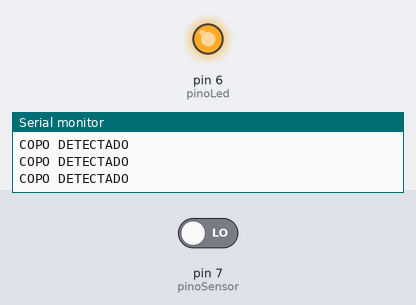
Recording of a sketch running on a simulated Arduino Uno, built with avr-gcc and run on an emulated ATmega328P. On the bench: output pins drawn as LEDs (lit = HIGH), the last lines printed to the serial monitor. Inputs (shaded band) come from the test bench; at power-on: pin 7 (pinoSensor) LOW.

Above: at 1.8 s.
1.9 s: pin 7 (pinoSensor) driven HIGH
At 3.2 s:
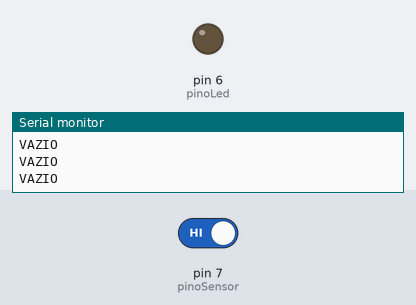
3.5 s: pin 7 (pinoSensor) driven LOW
At 4.4 s:
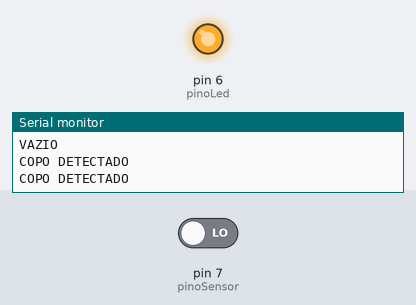
Timing chart, 0 to 6.5 s (numbered marks = the images above; inputs shaded):
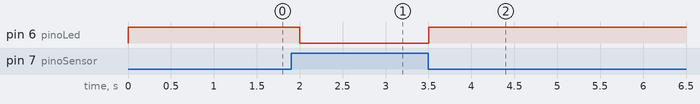

Measured:
- after the input at 1.9 s, pin 6 (pinoLed): HIGH → LOW after 0.10 s
- after the input at 3.5 s, pin 6 (pinoLed): LOW → HIGH at once

The sketch:

sensorDefinitivo.ino
```cpp
const int pinoLed = 6; //PINO DIGITAL UTILIZADO PELO LED
const int pinoSensor = 7; //PINO DIGITAL UTILIZADO PELO SENSOR
bool estadoSensor = LOW;

void setup()
{
  pinMode(pinoSensor, INPUT); //DEFINE O PINO COMO ENTRADA
  pinMode(pinoLed, OUTPUT); //DEFINE O PINO COMO SAÍDA
  digitalWrite(pinoLed, LOW); //LED INICIA DESLIGADO
  Serial.begin(9600);
}

void loop()
{
  estadoSensor = digitalRead(pinoSensor);
  if(estadoSensor == HIGH)
  {
    digitalWrite(pinoLed, LOW);
    Serial.println("VAZIO");
    delay(500);
  }else
  {
    digitalWrite(pinoLed, HIGH); //APAGA O LED
    Serial.println("COPO DETECTADO");
    delay(500);
  }
}
```
